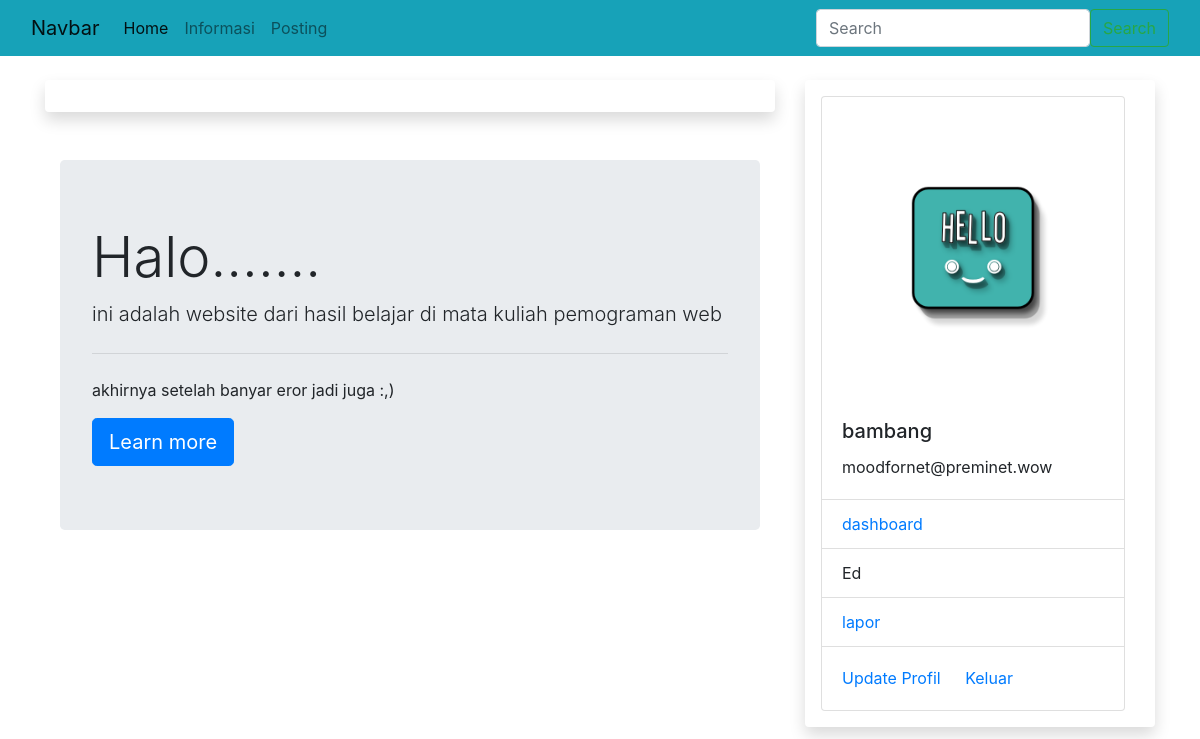
The app's page / (signed in), older data.
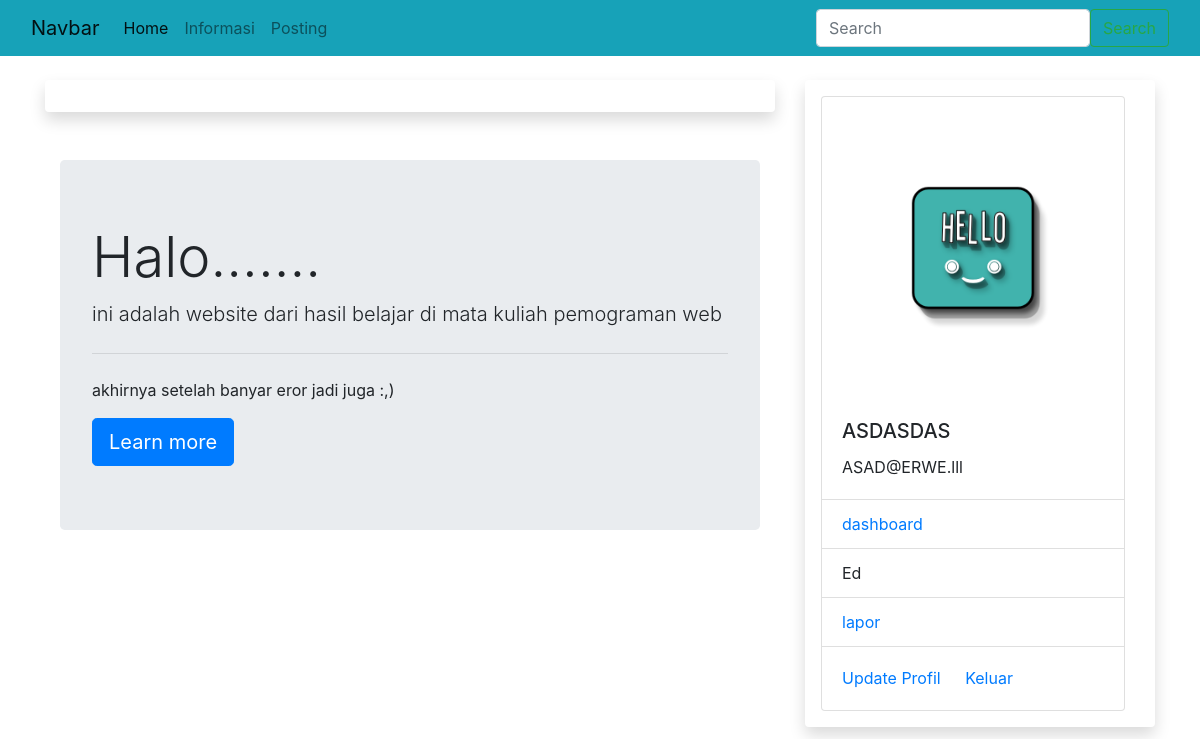
The same page, newer data.
### sim/models.py (models this page shows, shortened)
class Tmahasiswa(db.Model,UserMixin): #tambahkan
    id = db.Column(db.Integer, primary_key=True)
    npm = db.Column(db.String(15), unique=True, nullable=False)
    nama = db.Column(db.String(20) , nullable=False)
    email = db.Column(db.String(20),unique=True, nullable=False)
    password = db.Column(db.String(60), nullable=False)
    kelas = db.Column(db.String(20), nullable=False)
    alamat = db.Column(db.String(100), nullable=False)
    foto = db.Column(db.String(20), nullable=False, default='default.jpg')
    pengaduans = db.relationship('Tpengaduan', backref='mahasiswa')#backref itu relasi/hubungan antar ttabel

### sim/mahasiswa/routes.py (the view)
@rmahasiswa.route("/")
def rumah():
    return render_template("rumah.html")

### sim/models.py (called while the page is built)
@login_manager.user_loader
def load_user(mahasiswa_id):
    return Tmahasiswa.query.get(int(mahasiswa_id))

### sim/templates/rumah.html
{% extends "base.html" %}
{% block konten %}
<div class="container">
    <div class="jumbotron">
        <h1 class="display-4">Halo.......</h1>
        <p class="lead">ini adalah website dari hasil belajar di mata kuliah pemograman web</p>
        <hr class="my-4">
        <p>akhirnya setelah banyar eror jadi juga :,)</p>
        <a class="btn btn-primary btn-lg" href="#" role="button">Learn more</a>
      </div>
</div>
{% endblock %}

### sim/templates/base.html (shortened to what this page needs)
<!DOCTYPE html>
<html>
<head>
    <link rel="stylesheet" type="text/css" href="{{url_for('static',filename="css/bootstrap.min.css")}}">
    <link rel="stylesheet" type="text/css" href="{{url_for('static',filename="css/style.css")}}">
</head>
<body>
  <nav class="navbar navbar-expand-lg navbar-light bg-info">
        <div class="container-fluid">
          <a class="navbar-brand" href="#">Navbar</a>
          <div class="collapse navbar-collapse" id="navbarSupportedContent">
            <ul class="navbar-nav me-auto mb-2 mb-lg-0">
              <li class="nav-item">
                <a class="nav-link active" aria-current="page" href="{{url_for("rmahasiswa.rumah")}}">Home</a>
              </li>
              <li class="nav-item">
                <a class="nav-link" href="{{url_for("rmahasiswa.informasi")}}">Informasi</a>
              </li>
              {% if current_user.is_authenticated %}
              <li class="nav-item">
                <a class="nav-link" href="{{url_for("rmahasiswa.agenda_inf")}}">Posting</a>
              </li>
              {% else %}
              <li class="nav-item">
                  <a class="nav-link" href="{{url_for("rmahasiswa.daftar")}}">Daftar</a></li>
              <li class="nav-item">
                  <a class="nav-link" href="{{url_for("rmahasiswa.login")}}">Login</a></li>
              {%endif%}
            </ul>
            </div>
            <div col-md-7>
              <form class="d-flex">
                <input class="form-control me-2" type="search" placeholder="Search" aria-label="Search">
                <button class="btn btn-outline-success" type="submit">Search</button>
              </form>
            </div>
          </div>
      </nav>
      <div class="container mt-4">
        <div class="row">
          <div class="col-md-8">
            <div class="shadow p-3 mb-5 bg- rounded">
            </div>
            {% block konten %}
            {% endblock %}
        </div>
        <div class="col-md-4">
        <div class="shadow p-3 mb-5 bg- rounded">
          {% if current_user.is_authenticated %}
          <div class="card" style="width: 19rem;">
            <img src="{{url_for('static', filename= 'foto/'+current_user.foto )}} " class="card-img-top" alt="...">
            <div class="card-body">
              <h5 class="card-title">{{current_user.nama}}</h5>
              <p class="card-text">{{current_user.email}}</p>
            </div>
            <ul class="list-group list-group-flush">
              <li class="list-group-item"><a href="{{url_for('rmahasiswa.akun')}}">dashboard</a> </li>
              <li class="list-group-item">Ed</li>
              <li class="list-group-item">
                <a href="{{url_for('rmahasiswa.laporan')}}">lapor</a>
              </li>
            </ul>
            <div class="card-body">
              <a href="{{url_for('rmahasiswa.edit')}}" class="card-link">Update Profil</a>
              <a href="{{url_for('rmahasiswa.keluar')}}" class="card-link">Keluar</a>
            </div>
          </div>
          {% else %}
          <h1>Menu Lain</h1>
          <li>data mahasiswa</li>
          <li>data dosen</li>
          {% endif %}
          </div>
        </div>
      </div>
    </div>
  </body>
</html>

Row changes from the older to the newer data that the page shows:
changed Tmahasiswa: nama "bambang" → "ASDASDAS"; email "moodfornet@preminet.wow" → "ASAD@ERWE.lll"
